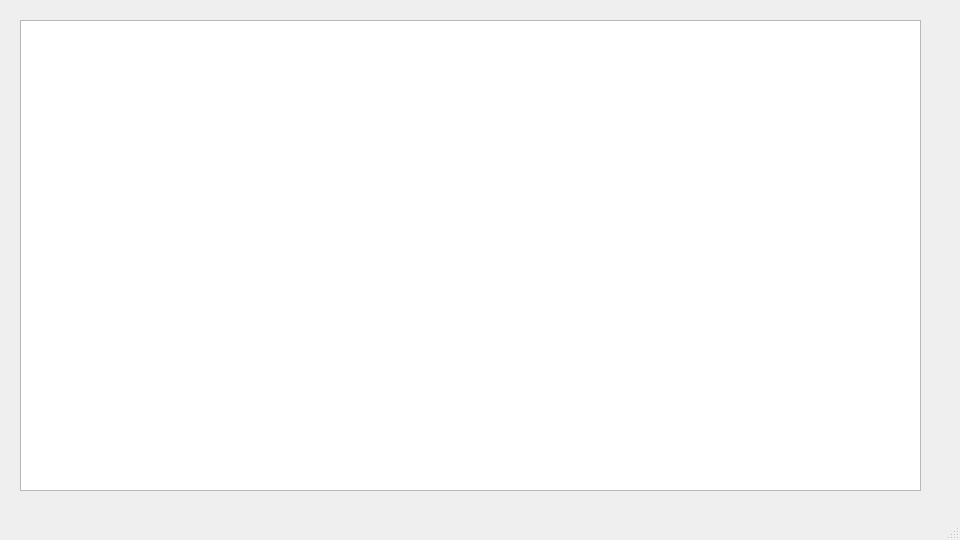
<?xml version="1.0" encoding="UTF-8"?>
<ui version="4.0">
 <class>MainWindow</class>
 <widget class="QMainWindow" name="MainWindow">
  <property name="geometry">
   <rect>
    <x>0</x>
    <y>0</y>
    <width>960</width>
    <height>540</height>
   </rect>
  </property>
  <property name="windowTitle">
   <string>MainWindow</string>
  </property>
  <widget class="QWidget" name="centralwidget">
   <widget class="TableWidget" name="tableWidget">
    <property name="geometry">
     <rect>
      <x>20</x>
      <y>20</y>
      <width>901</width>
      <height>471</height>
     </rect>
    </property>
   </widget>
  </widget>
  <widget class="QMenuBar" name="menubar">
   <property name="geometry">
    <rect>
     <x>0</x>
     <y>0</y>
     <width>960</width>
     <height>22</height>
    </rect>
   </property>
  </widget>
  <widget class="QStatusBar" name="statusbar"/>
 </widget>
 <customwidgets>
  <customwidget>
   <class>TableWidget</class>
   <extends>QTableWidget</extends>
   <header>qfluentwidgets</header>
  </customwidget>
 </customwidgets>
 <resources/>
 <connections/>
</ui>
